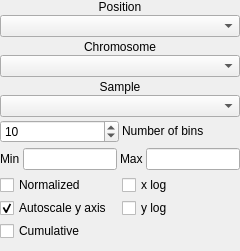
<?xml version="1.0" encoding="UTF-8"?>
<ui version="4.0">
 <class>SeqWidget</class>
 <widget class="QWidget" name="SeqWidget">
  <property name="geometry">
   <rect>
    <x>0</x>
    <y>0</y>
    <width>240</width>
    <height>207</height>
   </rect>
  </property>
  <property name="focusPolicy">
   <enum>Qt::StrongFocus</enum>
  </property>
  <property name="windowTitle">
   <string>Form</string>
  </property>
  <property name="styleSheet">
   <string notr="true"/>
  </property>
  <layout class="QHBoxLayout" name="horizontalLayout_6">
   <property name="margin">
    <number>0</number>
   </property>
   <item>
    <layout class="QVBoxLayout" name="verticalLayout_5">
     <property name="bottomMargin">
      <number>10</number>
     </property>
     <item>
      <widget class="QWidget" name="option_dashboard" native="true">
       <layout class="QVBoxLayout" name="verticalLayout_4">
        <property name="margin">
         <number>0</number>
        </property>
        <item>
         <layout class="QVBoxLayout" name="verticalLayout_3">
          <property name="spacing">
           <number>3</number>
          </property>
          <item>
           <layout class="QHBoxLayout" name="combo_layout">
            <property name="spacing">
             <number>1</number>
            </property>
            <item>
             <layout class="QVBoxLayout" name="attribute_layout">
              <property name="spacing">
               <number>1</number>
              </property>
              <item>
               <widget class="QLabel" name="label_4">
                <property name="sizePolicy">
                 <sizepolicy hsizetype="Preferred" vsizetype="Fixed">
                  <horstretch>0</horstretch>
                  <verstretch>0</verstretch>
                 </sizepolicy>
                </property>
                <property name="text">
                 <string>Position</string>
                </property>
                <property name="alignment">
                 <set>Qt::AlignCenter</set>
                </property>
               </widget>
              </item>
              <item>
               <widget class="QComboBox" name="attributeCombo">
                <property name="toolTip">
                 <string>Select the position field</string>
                </property>
                <property name="sizeAdjustPolicy">
                 <enum>QComboBox::AdjustToMinimumContentsLength</enum>
                </property>
               </widget>
              </item>
             </layout>
            </item>
           </layout>
          </item>
          <item>
           <layout class="QHBoxLayout" name="combo_layout">
            <property name="spacing">
             <number>1</number>
            </property>
            <item>
             <layout class="QVBoxLayout" name="attribute_layout">
              <property name="spacing">
               <number>1</number>
              </property>
              <item>
               <widget class="QLabel" name="label_4">
                <property name="sizePolicy">
                 <sizepolicy hsizetype="Preferred" vsizetype="Fixed">
                  <horstretch>0</horstretch>
                  <verstretch>0</verstretch>
                 </sizepolicy>
                </property>
                <property name="text">
                 <string>Chromosome</string>
                </property>
                <property name="alignment">
                 <set>Qt::AlignCenter</set>
                </property>
               </widget>
              </item>
              <item>
               <widget class="QComboBox" name="chromCombo">
                <property name="toolTip">
                 <string>Select chromosome to display</string>
                </property>
                <property name="sizeAdjustPolicy">
                 <enum>QComboBox::AdjustToMinimumContentsLength</enum>
                </property>
               </widget>
              </item>
             </layout>
            </item>
           </layout>
          </item>
          <item>
           <layout class="QHBoxLayout" name="combo_layout">
            <property name="spacing">
             <number>1</number>
            </property>
            <item>
             <layout class="QVBoxLayout" name="attribute_layout">
              <property name="spacing">
               <number>1</number>
              </property>
              <item>
               <widget class="QLabel" name="label_4">
                <property name="sizePolicy">
                 <sizepolicy hsizetype="Preferred" vsizetype="Fixed">
                  <horstretch>0</horstretch>
                  <verstretch>0</verstretch>
                 </sizepolicy>
                </property>
                <property name="text">
                 <string>Sample</string>
                </property>
                <property name="alignment">
                 <set>Qt::AlignCenter</set>
                </property>
               </widget>
              </item>
              <item>
               <widget class="QComboBox" name="idnCombo">
                <property name="toolTip">
                 <string>Select sample, patient, or ID</string>
                </property>
                <property name="sizeAdjustPolicy">
                 <enum>QComboBox::AdjustToMinimumContentsLength</enum>
                </property>
               </widget>
              </item>
             </layout>
            </item>
           </layout>
          </item>
          <item>
           <layout class="QHBoxLayout" name="horizontalLayout_5">
            <item>
             <widget class="QDoubleSpinBox" name="binSpinBox">
              <property name="toolTip">
               <string>Define the histogram bin width</string>
              </property>
              <property name="keyboardTracking">
               <bool>false</bool>
              </property>
              <property name="decimals">
               <number>0</number>
              </property>
              <property name="minimum">
               <double>1.000000000000000</double>
              </property>
              <property name="maximum">
               <double>100000.000000000000000</double>
              </property>
              <property name="singleStep">
               <double>3.000000000000000</double>
              </property>
              <property name="value">
               <double>10.000000000000000</double>
              </property>
             </widget>
            </item>
            <item>
             <widget class="QLabel" name="label">
              <property name="sizePolicy">
               <sizepolicy hsizetype="Preferred" vsizetype="Fixed">
                <horstretch>0</horstretch>
                <verstretch>0</verstretch>
               </sizepolicy>
              </property>
              <property name="text">
               <string>Number of bins</string>
              </property>
             </widget>
            </item>
           </layout>
          </item>
          <item>
           <layout class="QHBoxLayout" name="horizontalLayout_4">
            <property name="topMargin">
             <number>2</number>
            </property>
            <property name="bottomMargin">
             <number>2</number>
            </property>
            <item>
             <layout class="QHBoxLayout" name="horizontalLayout_3">
              <item>
               <widget class="QLabel" name="label_2">
                <property name="text">
                 <string>Min</string>
                </property>
               </widget>
              </item>
              <item>
               <widget class="QLineEdit" name="xmin">
                <property name="maxLength">
                 <number>18</number>
                </property>
               </widget>
              </item>
             </layout>
            </item>
            <item>
             <layout class="QHBoxLayout" name="horizontalLayout_2">
              <item>
               <widget class="QLabel" name="label_5">
                <property name="text">
                 <string>Max</string>
                </property>
               </widget>
              </item>
              <item>
               <widget class="QLineEdit" name="xmax">
                <property name="maxLength">
                 <number>18</number>
                </property>
               </widget>
              </item>
             </layout>
            </item>
           </layout>
          </item>
          <item>
           <layout class="QHBoxLayout" name="horizontalLayout">
            <item>
             <layout class="QVBoxLayout" name="verticalLayout">
              <item>
               <widget class="QCheckBox" name="normalized_box">
                <property name="text">
                 <string>Normalized</string>
                </property>
               </widget>
              </item>
              <item>
               <widget class="QCheckBox" name="autoscale_box">
                <property name="text">
                 <string>Autoscale y axis</string>
                </property>
                <property name="checked">
                 <bool>true</bool>
                </property>
               </widget>
              </item>
              <item>
               <widget class="QCheckBox" name="cumulative_box">
                <property name="text">
                 <string>Cumulative</string>
                </property>
               </widget>
              </item>
              <item>
               <spacer name="verticalSpacer_2">
                <property name="orientation">
                 <enum>Qt::Vertical</enum>
                </property>
                <property name="sizeHint" stdset="0">
                 <size>
                  <width>20</width>
                  <height>40</height>
                 </size>
                </property>
               </spacer>
              </item>
             </layout>
            </item>
            <item>
             <layout class="QVBoxLayout" name="verticalLayout_2">
              <item>
               <widget class="QCheckBox" name="xlog_box">
                <property name="text">
                 <string>x log</string>
                </property>
               </widget>
              </item>
              <item>
               <widget class="QCheckBox" name="ylog_box">
                <property name="text">
                 <string>y log</string>
                </property>
               </widget>
              </item>
              <item>
               <spacer name="verticalSpacer">
                <property name="orientation">
                 <enum>Qt::Vertical</enum>
                </property>
                <property name="sizeHint" stdset="0">
                 <size>
                  <width>20</width>
                  <height>40</height>
                 </size>
                </property>
               </spacer>
              </item>
             </layout>
            </item>
           </layout>
          </item>
         </layout>
        </item>
       </layout>
      </widget>
     </item>
    </layout>
   </item>
  </layout>
 </widget>
 <resources/>
 <connections/>
</ui>
